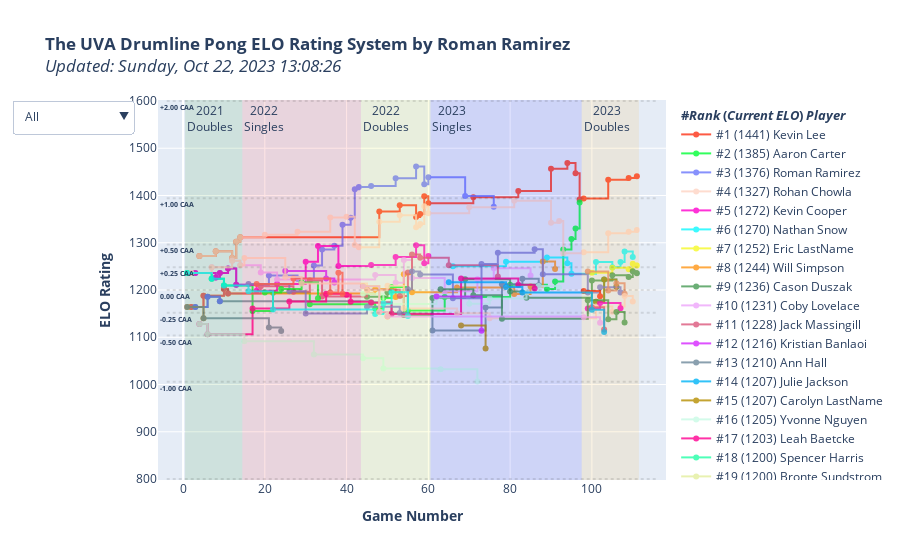

The notebook cell saved with this chart:
### Code cell
import plotly.graph_objects as go
import plotly.colors as pc

average_elo = 1200
cup_diffs = [-2, -1, -0.5, -0.25, 0, 0.25, 0.5, 1, 2]
expected_elos = [average_elo - expected_score_inverse(x) for x in cup_diffs]

fig = go.Figure()

# CAA is cups against average (like WAR)
# how many cups will you make against the average player?

hrect_colors = pc.sequential.Turbo
hrect_annots = ['-1.00 CAA','-0.50 CAA','-0.25 CAA','0.00 CAA','+0.25 CAA','+0.50 CAA', '+1.00 CAA', '+2.00 CAA']
for i in range(len(expected_elos) - 1):
    fig.add_hrect(
        annotation_position="top left",
        y0=expected_elos[i],
        y1=expected_elos[i+1],
        fillcolor=hrect_colors[i % len(hrect_colors)],
        opacity=0,
        line_width=0,
        annotation=dict(
            text=f'<b>{hrect_annots[i]}</b>',
            font=dict(
                size=7
            )
        )
    )

ranking = 1
trace_colors = pc.qualitative.Light24
for (i, (player,current_rating)) in enumerate(sorted(elo.items(), key=lambda x:x[1], reverse=True)):
    fig.add_trace(go.Scatter(
        x=elo_time_table.index,
        y=elo_time_table[player],
        name=f'#{ranking} ({current_rating:.0f}) {player}',
        mode='lines+markers',
        connectgaps=True,
        text=[f"<br><b>Before-Game ELO: </b>{x[2]:.0f}<br><b>Expected Cups Against Opponent: </b>{x[0]:+.2f}<br><b>Expected Cups Against Average: </b>{x[1]:+.2f}<br><br><b>Change in ELO:</b> {x[3]:+.0f}<br>" for x in zip(
                ec_time_table[player],
                caa_time_table[player],
                prev_elo_time_table[player],
                d_elo_time_table[player]
            )
        ],
        # text=[f"<b>Change in ELO:</b> {c:.0f}<br>" for c in d_elo_time_table[player]],
        line=dict(
            shape = 'hv',
            color=trace_colors[i % len(trace_colors)]
        )
        # maybe add a per-match section of expected score diff
    ))
    ranking += 1

for (i, season) in enumerate(seasons):
    fig.add_vrect(
        annotation_text=season_labels[i],
        annotation_position="top left",
        x0=matches_table['event'][matches_table['event'] == season].index[0] + 0.5,
        x1=matches_table['event'][matches_table['event'] == season].index[-1] + 1.5,
        fillcolor=vrect_colors[i % len(vrect_colors)],
        opacity=0.1,
        line_width=0,
    )

dropdown_labels = [
    "All",
    "2019 Season",
    "2020 Season",
    "2021 Season",
    "2022 Season",
    "2023 Season",
    "Snares",
    "Tenors",
    "Basses",
    "Cymbals",
    "Pit/Cymbals",
    "Non-Marchers",
    "2022 Grads",
    "2023 Grads",
    "2024 Grads",
    "2025 Grads",
    "2026 Grads",
    "2027 Grads",
    "2021 Doubles",
    "2022 Singles",
    "2022 Doubles",
    "2023 Singles",
    "2023 Doubles" #,
    # "2023 Beach Week"
]
dropdown_categories = [
    [True for _ in sorted_players_table['player']],
    [type(x) != float for x in sorted_players_table['2019']],
    [type(x) != float for x in sorted_players_table['2020']],
    [type(x) != float for x in sorted_players_table['2021']],
    [type(x) != float for x in sorted_players_table['2022']],
    [type(x) != float for x in sorted_players_table['2023']],
    [x > 0 for x in sorted_players_table[['2019', '2020', '2021', '2022', '2023']].apply(lambda x: x == 'snare').sum(axis=1)],
    [x > 0 for x in sorted_players_table[['2019', '2020', '2021', '2022', '2023']].apply(lambda x: x == 'tenors').sum(axis=1)],
    [x > 0 for x in sorted_players_table[['2019', '2020', '2021', '2022', '2023']].apply(lambda x: x == 'bass').sum(axis=1)],
    [x > 0 for x in sorted_players_table[['2019', '2020', '2021', '2022', '2023']].apply(lambda x: x == 'cymbals').sum(axis=1)],
    [x > 0 for x in sorted_players_table[['2019', '2020', '2021', '2022', '2023']].apply(lambda x: x == 'pit-cymbals').sum(axis=1)],
    [x > 0 for x in sorted_players_table[['2019', '2020', '2021', '2022', '2023']].apply(lambda x: x == 'non-marcher').sum(axis=1)],
    [x == '2022' for x in sorted_players_table['grad_year']],
    [x == '2023' for x in sorted_players_table['grad_year']],
    [x == '2024' for x in sorted_players_table['grad_year']],
    [x == '2025' for x in sorted_players_table['grad_year']],
    [x == '2026' for x in sorted_players_table['grad_year']],
    [x == '2027' for x in sorted_players_table['grad_year']],
    [not np.isnan(x) for x in sorted_players_table['seed_2021_2s']],
    [not np.isnan(x) for x in sorted_players_table['seed_2022_1s']],
    [not np.isnan(x) for x in sorted_players_table['seed_2022_2s']],
    [not np.isnan(x) for x in sorted_players_table['seed_2023_1s']],
    [not np.isnan(x) for x in sorted_players_table['seed_2023_2s']]
    # [x == True for x in sorted_players_table['beach_week_2023']]
]

def active_ranking(cat):
    i = 0
    t = 0
    retList = list()
    for c in cat:
        retList.append(f"#{i+1} ({sorted_players_table['current_elo'][t]:.0f}) {sorted_players_table['player'][t]}")
        if c is True:
            i += 1
        t += 1
    return retList 

dropdown_dicts = [
    dict(
    label=label,
    method='restyle',
    args=[{"visible": category, "name": active_ranking(category)}]
    ) for (label, category) in zip(dropdown_labels, dropdown_categories)
]


fig.update_layout(
    title=f'<b>The UVA Drumline Pong ELO Rating System by Roman Ramirez</b><br><i>Updated: {str(datetime.datetime.now().strftime("%A, %b %d, %Y %H:%M:%S"))}',#</i> *Note that non-tournament games were recorded only after 2023 Singles.',
    xaxis_title='<b>Game Number</b>',
    yaxis_title='<b>ELO Rating</b>',

    updatemenus=[
        dict(
            active=0,
            buttons=dropdown_dicts
            ,
        )       
    ]
)

team1_list = list()
team2_list = list()
for (i, row) in matches_table.iterrows():
    if type(row.t1p2) is not str:
        team1_list.append(row.t1p1)
    else:
        team1_list.append(row.t1p1 + " and " + row.t1p2)

    if type(row.t2p2) is not str:
        team2_list.append(row.t2p1)
    else:
        team2_list.append(row.t2p1 + " and " + row.t2p2)

customdata = np.stack((team1_list, team2_list, matches_table['score1'], matches_table['score2'], matches_table['date']), axis=-1)
hovertemplate = (
    '<i>%{customdata[4]|%A, %B %d, %Y}, Game %{x}</i><br>' +
    '<b>%{fullData.name}</b><br><br>' + 
    '<b>%{customdata[0]} vs. %{customdata[1]}</b><br>' +
    '<b>Final Score:</b> %{customdata[2]}-%{customdata[3]}<br>' + 
    '%{text}' + 
    '<b>After-Game ELO:</b> %{y:,.0f}<br>' +
    '<extra></extra>'
)

fig.update_traces(
    customdata=customdata,
    hovertemplate=hovertemplate,
    opacity=0.8,
    legendgrouptitle_text='<b>#<i>Rank</i> (<i>Current ELO</i>) <i>Player</i></b>'
)

for (cd, eo) in zip(cup_diffs, expected_elos):
    fig.add_shape(
        type='line',
        x0=elo_time_table.index.min() - 5,
        y0=eo,
        x1=elo_time_table.index.max() + 5,
        y1=eo,
        line=dict(
            color='black',
            dash='dot'
        ),
        opacity=0.10,
    )
    # fig.add_trace(
    #     go.Scatter(
    #         x=[elo_time_table.index.min() - 5],
    #         y=[eo],
    #         text=f"{cd} cups",
    #         mode="text",
    #         textfont=dict(
    #             size=7,
    #         ),
    #         showlegend=False
    #     )
    # )

fig.show()
fig.write_html("index.html")
